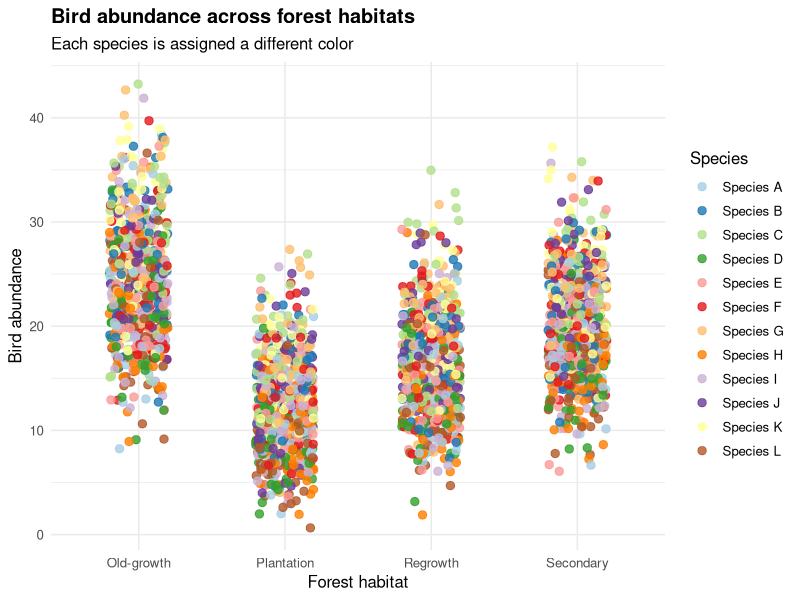

R code for this plot:
## ---- chunk 1
library(tidyverse)
## ---- chunk 2
library(tidyverse)

set.seed(123)

# Species and their ecological characteristics
species <- tibble(
  species = paste("Species", LETTERS[1:12]),
  guild = rep(
    c("Canopy", "Understory", "Generalist"),
    each = 4
  )
)

# Simulate bird survey observations
bird_data <- expand_grid(
  site = paste0("Site_", 1:20),
  habitat = c("Old-growth", "Secondary", "Regrowth", "Plantation"),
  species = species$species,
  season = c("Spring", "Summer", "Fall")
) |>
  left_join(species, by = "species") |>
  mutate(
    habitat_effect = case_when(
      habitat == "Old-growth" ~ 18,
      habitat == "Secondary" ~ 14,
      habitat == "Regrowth" ~ 10,
      habitat == "Plantation" ~ 6
    ),
    species_effect = match(species, unique(species)) %% 4 * 2,
    season_effect = case_when(
      season == "Spring" ~ 3,
      season == "Summer" ~ 6,
      TRUE ~ 1
    ),
    abundance = rpois(
      n(),
      lambda = habitat_effect +
        species_effect +
        season_effect
    )
  )
## ---- chunk 3
ggplot(
  bird_data,
  aes(
    x = habitat,
    y = abundance,
    color = species
  )
) +
  geom_jitter(
    width = 0.2,
    alpha = 0.8,
    size = 2.5
  ) +
  scale_color_brewer(palette = "Paired") +
  labs(
    title = "Bird abundance across forest habitats",
    subtitle = "Each species is assigned a different color",
    x = "Forest habitat",
    y = "Bird abundance",
    color = "Species"
  ) +
  theme_minimal(base_size = 12) +
  theme(
    plot.title = element_text(face = "bold"),
    legend.position = "right"
  )
